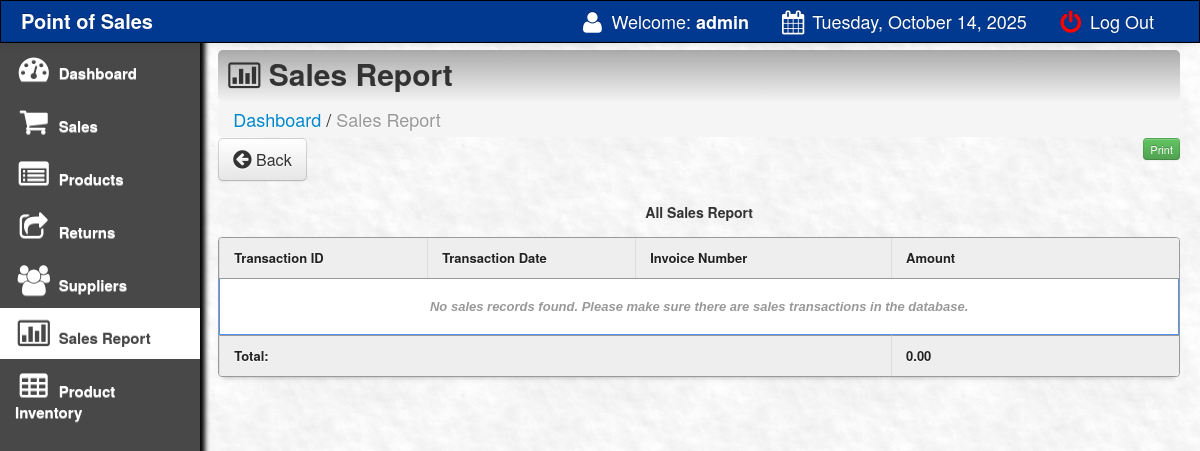
Page /main/salesreport.php (signed in) on the earlier database version.
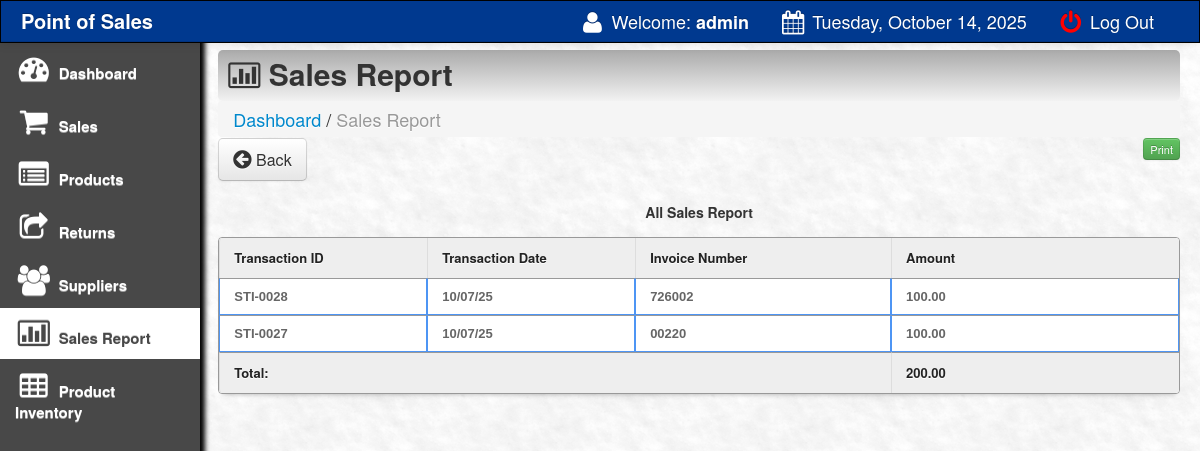
Same page on the later database version.
### tables this page shows
CREATE TABLE `sales` (
  `transaction_id` int(11) NOT NULL,
  `invoice_number` varchar(100) NOT NULL,
  `cashier` varchar(100) NOT NULL,
  `date` varchar(100) NOT NULL,
  `type` varchar(100) NOT NULL,
  `amount` varchar(100) NOT NULL,
  `profit` varchar(100) NOT NULL,
  `due_date` varchar(100) NOT NULL,
  `name` varchar(100) NOT NULL,
  `balance` varchar(100) NOT NULL
);

### main/salesreport.php (the view, shortened to what the changed rows need)
<html>
<head>
	<link href="css/bootstrap.css" rel="stylesheet">
	<link rel="stylesheet" type="text/css" href="css/DT_bootstrap.css">
	<link rel="stylesheet" href="css/font-awesome.min.css">
	<link href="css/bootstrap-responsive.css" rel="stylesheet">
	<link href="../style.css" media="screen" rel="stylesheet" type="text/css" />
	<link rel="stylesheet" type="text/css" href="tcal.css" />
</head>
<body>
	<div class="container-fluid">
		<div class="row-fluid">
			<div class="span10">
				<div class="content" id="content">
					<table class="table table-bordered" id="resultTable" data-responsive="table" style="text-align: left;">
						<thead>
							<tr>
								<th width="13%"> Transaction ID </th>
								<th width="13%"> Transaction Date </th>
								<th width="16%"> Invoice Number </th>
								<th width="18%"> Amount </th>
							</tr>
						</thead>
						<tbody>
							<?php
							include('../connect.php');
							function formatMoney($number, $fractional = false)
							{
								if ($fractional) {
									$number = sprintf('%.2f', $number);
								}
								while (true) {
									$replaced = preg_replace('/(-?\d+)(\d\d\d)/', '$1,$2', $number);
									if ($replaced != $number) {
										$number = $replaced;
									} else {
										break;
									}
								}
								return $number;
							}
							if (isset($_GET['d1']) && isset($_GET['d2']) && $_GET['d1'] != '' && $_GET['d2'] != '' && $_GET['d1'] != '0' && $_GET['d2'] != '0') {
								$d1 = $_GET['d1'];
								$d2 = $_GET['d2'];
								$result = $db->prepare("SELECT * FROM sales WHERE date BETWEEN :a AND :b ORDER by transaction_id DESC ");
								$result->bindParam(':a', $d1);
								$result->bindParam(':b', $d2);
								$dateCondition = "WHERE date BETWEEN '$d1' AND '$d2'";
							} else {
								$result = $db->prepare("SELECT * FROM sales ORDER by transaction_id DESC ");
							}
							$result->execute();
							$recordCount = 0;
							for ($i = 0; $row = $result->fetch(); $i++) {
								$recordCount++;
							?>
								<tr class="record">
									<td>STI-00<?php echo $row['transaction_id']; ?></td>
									<td><?php echo $row['date']; ?></td>
									<td><?php echo $row['invoice_number']; ?></td>
									<td><?php
										$dsdsd = $row['amount'];
										echo formatMoney($dsdsd, true);
										?></td>
								</tr>
							<?php
							}
							if ($recordCount == 0) {
							?>
								<tr>
									<td colspan="4" style="text-align: center; color: #999; padding: 20px;">
										<em>No sales records found. Please make sure there are sales transactions in the database.</em>
									</td>
								</tr>
							<?php
							}
							?>
						</tbody>
						<thead>
							<tr>
								<th colspan="3" style="border-top:1px solid #999999"> Total: </th>
								<th colspan="1" style="border-top:1px solid #999999">
									<?php
									if (isset($_GET['d1']) && isset($_GET['d2']) && $_GET['d1'] != '' && $_GET['d2'] != '' && $_GET['d1'] != '0' && $_GET['d2'] != '0') {
										$d1 = $_GET['d1'];
										$d2 = $_GET['d2'];
										$results = $db->prepare("SELECT sum(amount) FROM sales WHERE date BETWEEN :a AND :b");
										$results->bindParam(':a', $d1);
										$results->bindParam(':b', $d2);
									} else {
										$results = $db->prepare("SELECT sum(amount) FROM sales");
									}
									$results->execute();
									for ($i = 0; $rows = $results->fetch(); $i++) {
										$dsdsd = $rows['sum(amount)'];
										echo formatMoney($dsdsd, true);
									}
									?>
								</th>
							</tr>
						</thead>
					</table>
				</div>
			</div>
		</div>
	</div>
</body>
<?php include('footer.php'); ?>
</html>

Differences in the rows shown:
added sales: transaction_id "28", date "10/07/25", invoice_number "726002", amount "100.00"
added sales: transaction_id "27", date "10/07/25", invoice_number "00220", amount "100.00"
Other differences:
new list line: "200.00"
text no longer shown: "No sales records found. Please make sure there are sales transactions in the database."
list line gone: "0.00"
